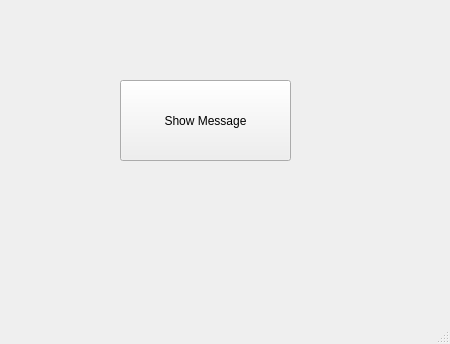
<?xml version="1.0" encoding="UTF-8"?>
<ui version="4.0">
 <class>MainWindow</class>
 <widget class="QMainWindow" name="MainWindow">
  <property name="geometry">
   <rect>
    <x>0</x>
    <y>0</y>
    <width>450</width>
    <height>344</height>
   </rect>
  </property>
  <property name="windowTitle">
   <string>MainWindow</string>
  </property>
  <widget class="QWidget" name="centralwidget">
   <widget class="QPushButton" name="pushButton">
    <property name="geometry">
     <rect>
      <x>120</x>
      <y>80</y>
      <width>171</width>
      <height>81</height>
     </rect>
    </property>
    <property name="text">
     <string>Show Message</string>
    </property>
   </widget>
  </widget>
  <widget class="QMenuBar" name="menubar">
   <property name="geometry">
    <rect>
     <x>0</x>
     <y>0</y>
     <width>450</width>
     <height>22</height>
    </rect>
   </property>
  </widget>
  <widget class="QStatusBar" name="statusbar"/>
 </widget>
 <resources/>
 <connections/>
</ui>
